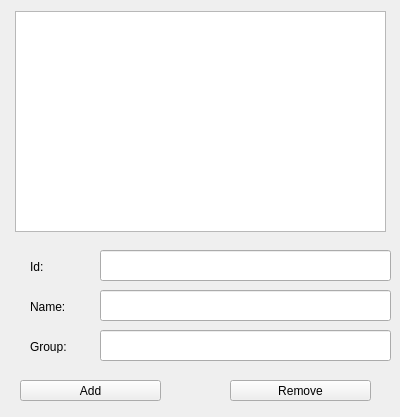
<?xml version="1.0" encoding="UTF-8"?>
<ui version="4.0">
 <class>adminaGUI</class>
 <widget class="QWidget" name="adminaGUI">
  <property name="geometry">
   <rect>
    <x>0</x>
    <y>0</y>
    <width>400</width>
    <height>417</height>
   </rect>
  </property>
  <property name="windowTitle">
   <string>adminaGUI</string>
  </property>
  <widget class="QListWidget" name="listStudents">
   <property name="geometry">
    <rect>
     <x>15</x>
     <y>11</y>
     <width>371</width>
     <height>221</height>
    </rect>
   </property>
  </widget>
  <widget class="QLineEdit" name="nameEdit">
   <property name="geometry">
    <rect>
     <x>100</x>
     <y>290</y>
     <width>291</width>
     <height>31</height>
    </rect>
   </property>
  </widget>
  <widget class="QLineEdit" name="groupEdit">
   <property name="geometry">
    <rect>
     <x>100</x>
     <y>330</y>
     <width>291</width>
     <height>31</height>
    </rect>
   </property>
  </widget>
  <widget class="QLabel" name="label">
   <property name="geometry">
    <rect>
     <x>30</x>
     <y>300</y>
     <width>47</width>
     <height>13</height>
    </rect>
   </property>
   <property name="text">
    <string>Name:</string>
   </property>
  </widget>
  <widget class="QLabel" name="label_2">
   <property name="geometry">
    <rect>
     <x>30</x>
     <y>340</y>
     <width>47</width>
     <height>13</height>
    </rect>
   </property>
   <property name="text">
    <string>Group:</string>
   </property>
  </widget>
  <widget class="QPushButton" name="addBut">
   <property name="geometry">
    <rect>
     <x>20</x>
     <y>380</y>
     <width>141</width>
     <height>21</height>
    </rect>
   </property>
   <property name="text">
    <string>Add</string>
   </property>
  </widget>
  <widget class="QPushButton" name="removeBut">
   <property name="geometry">
    <rect>
     <x>230</x>
     <y>380</y>
     <width>141</width>
     <height>21</height>
    </rect>
   </property>
   <property name="text">
    <string>Remove</string>
   </property>
  </widget>
  <widget class="QLineEdit" name="idEdit">
   <property name="geometry">
    <rect>
     <x>100</x>
     <y>250</y>
     <width>291</width>
     <height>31</height>
    </rect>
   </property>
  </widget>
  <widget class="QLabel" name="label_3">
   <property name="geometry">
    <rect>
     <x>30</x>
     <y>260</y>
     <width>47</width>
     <height>13</height>
    </rect>
   </property>
   <property name="text">
    <string>Id:</string>
   </property>
  </widget>
 </widget>
 <layoutdefault spacing="6" margin="11"/>
 <resources/>
 <connections/>
</ui>
